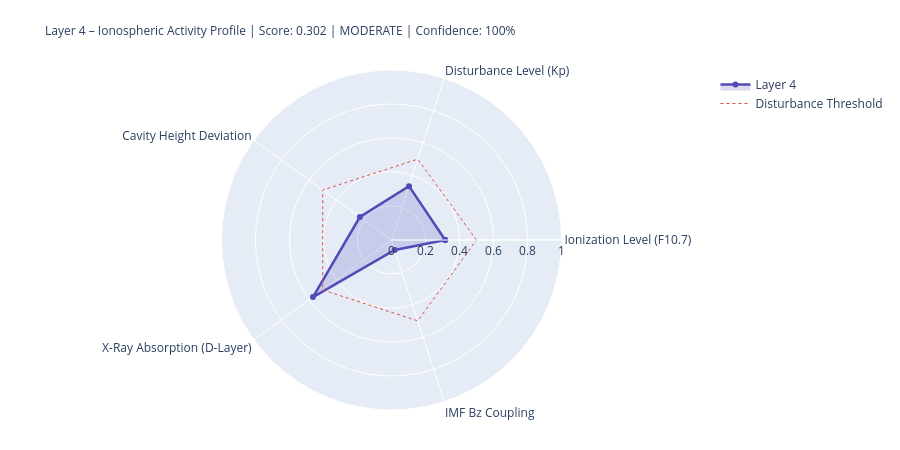

The cell this chart's notebook holds for it:
### Markdown cell above
---
## 4. State Assessment & Handoff to Layer 5

### Code cell
# ============================================================
# LAYER-4-SCORE
# ============================================================

COMPONENTS = {
    'Ionization Level (F10.7)':    {'score': ioniz,       'source': 'primary' if f107_now else 'from_layer0', 'dynamic': True},
    'Disturbance Level (Kp)':          {'score': disturb,     'source': 'primary' if kp_now   else 'from_layer0', 'dynamic': True},
    'Cavity Height Deviation':    {'score': h_dev,       'source': 'derived',                                'dynamic': True},
    'X-Ray Absorption (D-Layer)':{'score': xray_ioniz,  'source': 'primary' if xray_now else 'missing',     'dynamic': True},
    'IMF Bz Coupling':             {'score': bz_coupling, 'source': 'primary' if bz_now   else 'from_layer0', 'dynamic': True},
}

available    = {k: v['score'] for k, v in COMPONENTS.items() if v['score'] is not None}
unavailable  = [k for k, v in COMPONENTS.items() if v['score'] is None]
layer4_score = round(sum(available.values()) / len(available), 4) if available else None
confidence   = round(len(available) / len(COMPONENTS), 2)
level = ('unknown' if layer4_score is None
         else 'quiet'   if layer4_score < 0.3
         else 'moderate' if layer4_score < 0.6
         else 'active')
dominant_l4 = max(available, key=available.get) if available else 'none'

# Resonance delta for Schumann SR-1
sr1_ref = schumann_freq(1, 80.0)
sr1_now = schumann_freq(1, h_eff)
sr1_delta_mhz = (sr1_now - sr1_ref) * 1000

# Propagation conditions
prop_cond = ('disturbed'   if kp_val > 4
             else 'unsettled' if kp_val > 2
             else 'normal')
if xray_class in ['X', 'M']:
    prop_cond = 'Radio-Blackout moeglich'

W = 68
print('=' * W)
print('LAYER 4 – IONOSPHERE – STATE ASSESSMENT')
print('=' * W)
for name, comp in COMPONENTS.items():
    s = comp['score']
    if s is not None:
        bar = '█' * int(s * 20) + '░' * (20 - int(s * 20))
        print(f'  {name:<36} {bar}  {s:.3f}  [{comp["source"]}]')
    else:
        print(f'  {name:<36} {"─" * 20}  n/a   [missing]')
print('-' * W)
print(f'  Score:          {layer4_score:.3f}  ({len(available)}/{len(COMPONENTS)} components)')
print(f'  Confidence:     {confidence:.0%}')
print(f'  Level:          {level.upper()}')
print(f'  Dominant:       {dominant_l4}')
print(f'  Cavity height:  {h_eff:.1f} km  (Ref: 80.0 km)')
print(f'  SR-1:           {sr1_now:.3f} Hz  (Δ {sr1_delta_mhz:+.1f} mHz vs. ref)')
print(f'  Propagation:    {prop_cond}')
print(f'  X-Ray:          {xray_class}-class  ({xray_now:.2e} W/m²)' if xray_now else '  X-Ray:          n/a')
print('=' * W)

# Radar
cats   = list(available.keys())
vals_r = list(available.values())
if len(cats) >= 3:
    fig = go.Figure()
    fig.add_trace(go.Scatterpolar(
        r=vals_r + [vals_r[0]], theta=cats + [cats[0]],
        fill='toself', fillcolor='rgba(83,74,183,0.20)',
        line=dict(color='#534AB7', width=2.5), name='Layer 4'
    ))
    fig.add_trace(go.Scatterpolar(
        r=[0.5] * (len(cats)+1), theta=cats + [cats[0]],
        line=dict(color='#E24B4A', dash='dot', width=1),
        mode='lines', name='Disturbance Threshold'
    ))
    fig.update_layout(
        title=dict(
            text=f'Layer 4 – Ionospheric Activity Profile | Score: {layer4_score:.3f} | {level.upper()} | Confidence: {confidence:.0%}',
            font=dict(size=12)
        ),
        polar=dict(radialaxis=dict(visible=True, range=[0, 1])),
        height=450, showlegend=True,
        margin=dict(l=80, r=80, t=70, b=40)
    )
    fig.show()

### Figure 1 — Plotly figure (JSON) as saved in the notebook; plotly's stock layout.template omitted (floating-point values rounded to 4 significant figures)
{"data": [{"fill": "toself", "fillcolor": "rgba(83,74,183,0.20)", "line": {"color": "#534AB7", "width": 2.5}, "name": "Layer 4", "r": [0.316, 0.333, 0.23, 0.571, 0.062, 0.316], "theta": ["Ionization Level (F10.7)", "Disturbance Level (Kp)", "Cavity Height Deviation", "X-Ray Absorption (D-Layer)", "IMF Bz Coupling", "Ionization Level (F10.7)"], "type": "scatterpolar"}, {"line": {"color": "#E24B4A", "dash": "dot", "width": 1}, "mode": "lines", "name": "Disturbance Threshold", "r": [0.5, 0.5, 0.5, 0.5, 0.5, 0.5], "theta": ["Ionization Level (F10.7)", "Disturbance Level (Kp)", "Cavity Height Deviation", "X-Ray Absorption (D-Layer)", "IMF Bz Coupling", "Ionization Level (F10.7)"], "type": "scatterpolar"}], "layout": {"height": 450, "margin": {"b": 40, "l": 80, "r": 80, "t": 70}, "polar": {"radialaxis": {"range": [0, 1], "visible": true}}, "showlegend": true, "title": {"font": {"size": 12}, "text": "Layer 4 – Ionospheric Activity Profile | Score: 0.302 | MODERATE | Confidence: 100%"}}}
